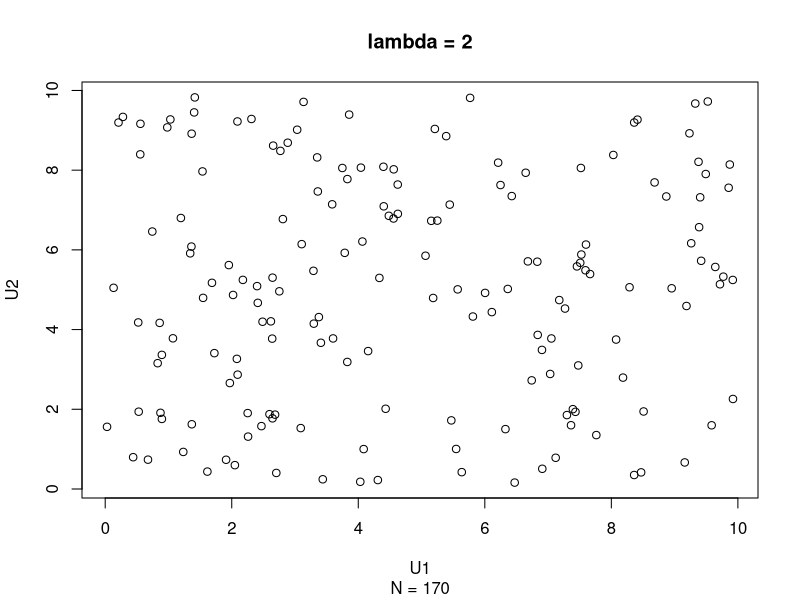
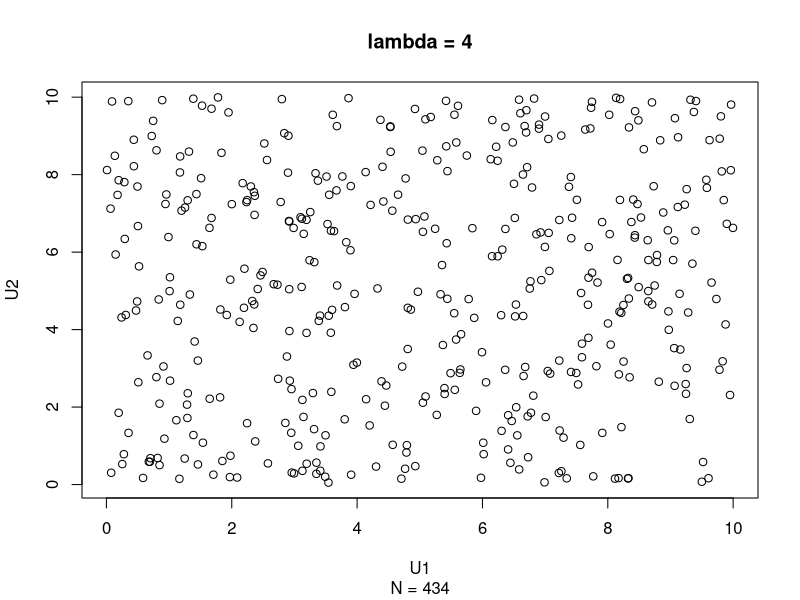
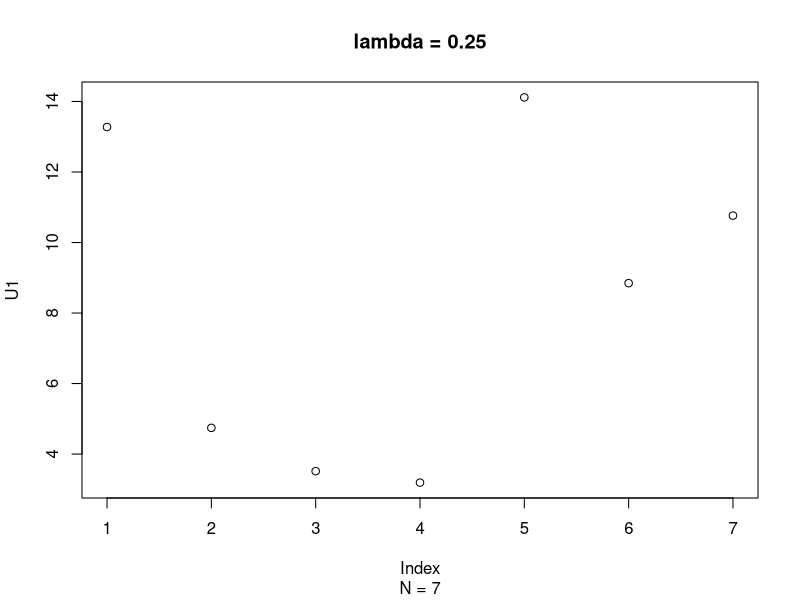

Write the R code that produced these figures, in order.
## ---- chunk 1
# vector to save all B/A where A is the number of N for labda = 2 and B for lambda=4
list_of_vals <- c()
# Loop to check 1000 iterations to obtain a more general answer
for (z in (1:1000)) {
    A <- 0
    B <- 0
    # loop to iterate through labda = 2 and 4
    for (i in c(2, 4)) {
        lambda <- i
        regionlength <- 10
        regionwidth <- 10
        N <- rpois(1, lambda * regionlength * regionwidth)
        U1 <- runif(N, min = 0, max = regionwidth)
        U2 <- runif(N, min = 0, max = regionlength)
        # if condition to get the right values assigned to A and B
        if (i == 2) {
            A <- N
        } else {
            B <- N
        }
        # if condition to only print the plot once
        if (z == 1) {
            plot(U1, U2, main = paste("lambda =", i), sub = paste("N =", N))
            print(A)
            print(B)
        }
    }
    list_of_vals <- append(list_of_vals, B / A)
}
# max and min values of N for B/A
max(list_of_vals)
min(list_of_vals)
## ---- chunk 2
lambda <- 0.25
N <- rpois(1, lambda * 15)
U1 <- runif(N, min = 0, max = 15)
plot(U1,main = paste("lambda =", lambda), sub = paste("N =", N))
## ---- chunk 3
normal <- rnorm(1000, 0, 1)

pnorm(2.5, lower.tail = FALSE)
length(normal[normal > 2.5]) / 1000

pnorm(1.645, lower.tail = TRUE) - pnorm(0, lower.tail = TRUE)
length(normal[(normal > 0) & (normal < 1.645)]) / 1000

pnorm(1.45, lower.tail = TRUE) - pnorm(1.2, lower.tail = TRUE)
length(normal[normal > 1.2 & normal < 1.45]) / 1000

pnorm(1.3, lower.tail = TRUE) - pnorm(-1.2, lower.tail = TRUE)
length(normal[normal > -1.2 & normal < 1.3]) / 1000
## ---- chunk 4
normal <- rnorm(100, 0, 1)^2
mean(normal)
var(normal)
## ---- chunk 5
chi <- c()
for (i in (0:100)) {
    chi <- append(chi, sum(rnorm(8, 0, 1)^2))
}
mean(chi)
var(chi)
## ---- chunk 6
chi <- c()
for (i in (0:1000)) {
    chi <- append(chi, sum(rnorm(8, 0, 1)^2))
}
mean(chi)
var(chi)
